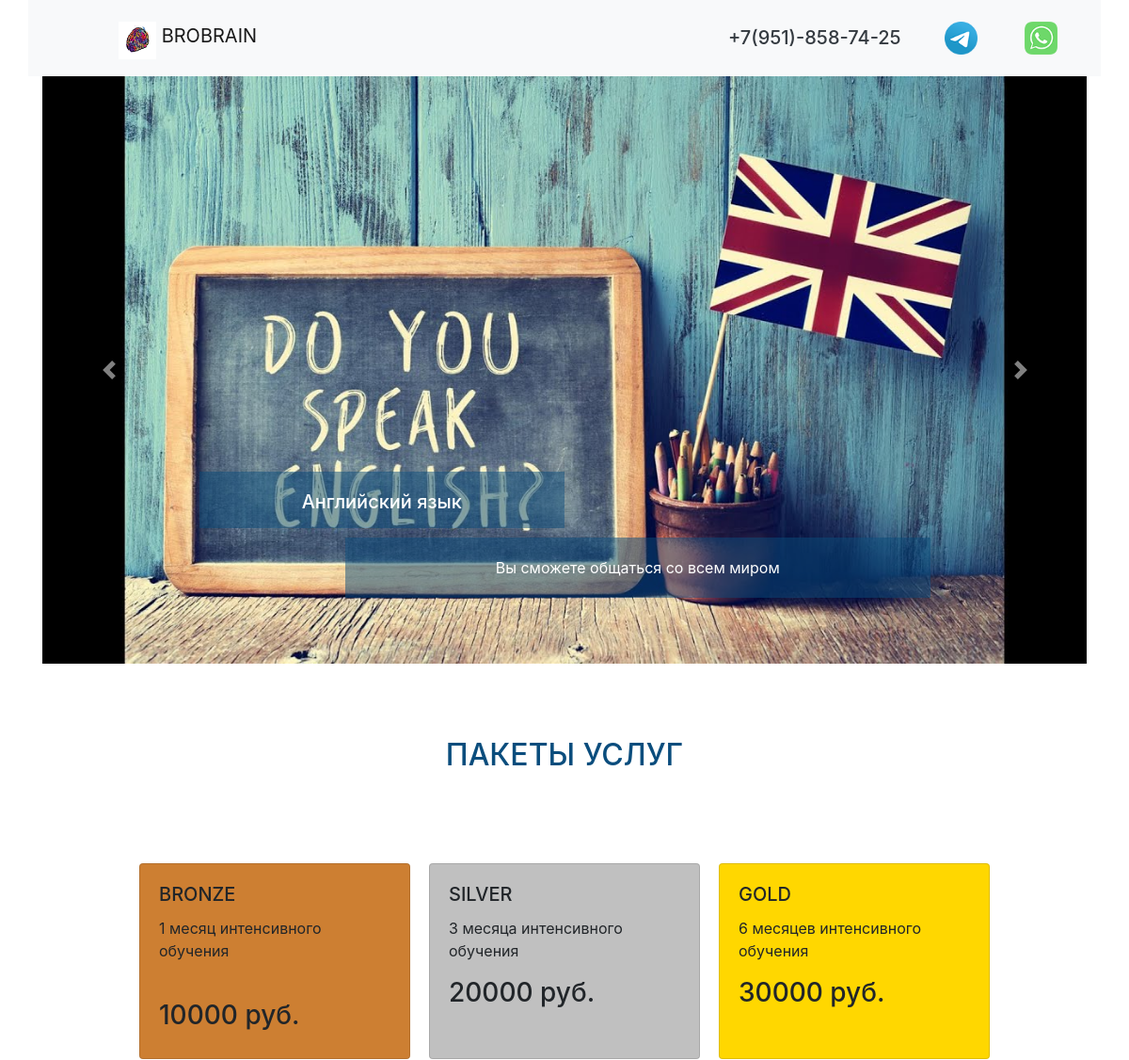
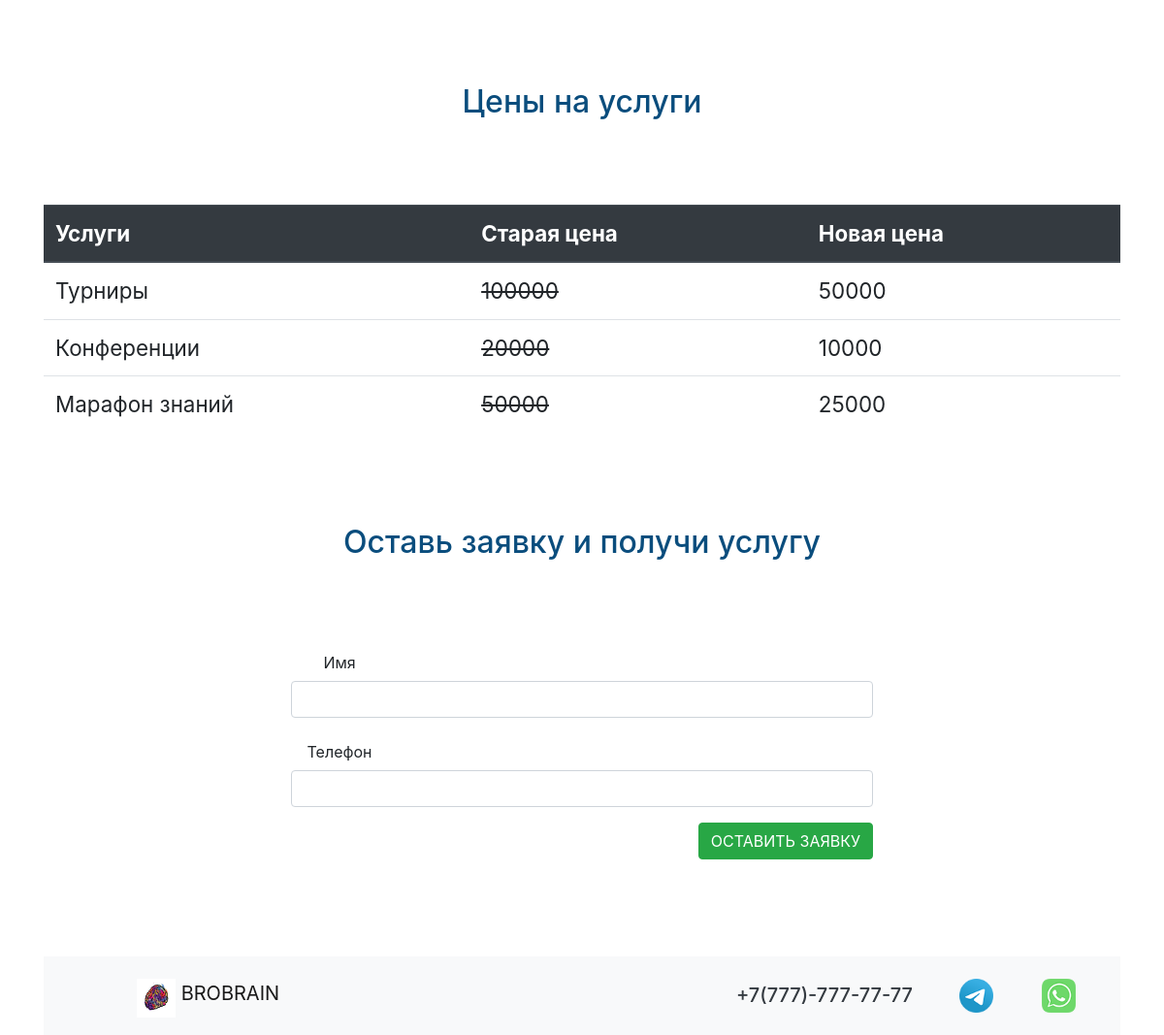
The page / on the database its author committed (2 pictures, top to bottom).
### cms/models.py (models this page shows, shortened)
class CmsSlider(models.Model):
    cms_img = models.ImageField(upload_to='sliderimg/')
    cms_title = models.CharField(max_length=200, verbose_name='Заголовок')
    cms_text = models.CharField(max_length=200, verbose_name='Текст')
    cms_css = models.CharField(max_length=200, null=True, default='-', verbose_name='Текст')
    class Meta:
        verbose_name = 'Слайд'
        verbose_name_plural = 'Слайды'

### price/models.py (models this page shows, shortened)
class PriceCard(models.Model):
    pc_value = models.CharField(max_length=20, verbose_name='Цена')
    pc_description = models.CharField(max_length=20, verbose_name='Описание')
    def __str__(self):
        return self.pc_value
    class Meta:
        verbose_name = 'Цены'
        verbose_name_plural = 'Цены'

class PriceTable(models.Model):
    pt_title = models.CharField(max_length=20, verbose_name='Услуга')
    pt_old_price = models.CharField(max_length=20, verbose_name='Старая цена')
    pt_new_price = models.CharField(max_length=20, verbose_name='Новая цена')
    class Meta:
        verbose_name = 'Услугу'
        verbose_name_plural = 'Услуги'

### crm/views.py (the view)
# urls.py: path('', views.first_page),
def first_page(request):
    slider_list = CmsSlider.objects.all()
    pc_1 = PriceCard.objects.get(pk=4)
    pc_2 = PriceCard.objects.get(pk=2)
    pc_3 = PriceCard.objects.get(pk=3)
    price_table = PriceTable.objects.all()
    form = OrderForms()
    dict_obj = {'slider_list': slider_list,
                'pc_1': pc_1,
                'pc_2': pc_2,
                'pc_3': pc_3,
                'price_table': price_table,
                'form': form
                }
    return render(request, './index.html', dict_obj)

### crm/forms.py
class OrderForms(forms.Form):
    name = forms.CharField(max_length=100, required=False, widget=forms.TextInput(attrs= {'class': 'form-control'}))
    phone = forms.CharField(max_length=100, required=False, widget=forms.TextInput(attrs= {'class': 'form-control'}))

### template/index.html (shortened to what this page needs)
{% extends 'base.html' %}
{% load static %}
{% block index %}
	{% include 'carusel.html' %}
	{% include 'price.html' %}
  	<section>
  		<div class="container class_form">
  			<h1 class="text-3">Оставь заявку и получи услугу</h1>
  			<div class="row justify-content-center">
  			<form action="{% url 'thanks_page' %}" method="POST" style="width: 50%;">
			  <div class="form-group row">
			    <label for="inputEmail3" class="col-sm-2 col-form-label">Имя</label><br>
			      {{ form.name }}
			  </div>
			  <div class="form-group row">
			    <label for="inputEmail3" class="col-sm-2 col-form-label">Телефон</label><br>
				  {{ form.phone }}
			  </div>
			  <div style="float: right;" class="form-group row">
			      <button type="submit" class="btn btn-success">ОСТАВИТЬ ЗАЯВКУ</button>
			  </div>
			</form>
			</div>
  		</div>
  	</section>
{% endblock %}

### template/base.html (shortened to what this page needs)
{% load static %}
<!doctype html>
<html lang="ru">
  <head>
    <link href="{% static 'external.css'%}" rel="stylesheet">
    <link rel="stylesheet" href="https://cdn.jsdelivr.net/npm/bootstrap@4.5.3/dist/css/bootstrap.min.css">
  </head>
  <body>
	<nav class="navbar navbar-light bg-light container">
	  <a class="navbar-brand logo-top" href="#">
	    <img src="{% static '/img/mozgi.jpg' %}" width="40" height="40" class="d-inline-block align-top" alt="" loading="lazy">
	    BROBRAIN
	  </a>
	  <div class="contact-top">
                <a class="whatsapp-number" href="https://web.whatsapp.com/"></a>
                <a class="telegram-number" href="https://t.me/"></a>
              <a class="phone-number text-dark" href="tel:+79518587425">
              	<h5>+7(951)-858-74-25</h5></a>
      </div>
	</nav>
{% block index %}
{% endblock %}
<footer>
  		<div class="container">
  			<nav class="navbar navbar-light bg-light container">
			    <a class="navbar-brand logo-top" href="#">
			    	<img src="{% static '/img/mozgi.jpg' %}" width="40" height="40" class="d-inline-block align-top" alt="" loading="lazy">
			    	BROBRAIN
			    </a>
	  			<div class="contact-top">
	                <a class="whatsapp-number" href="https://web.whatsapp.com/"></a>
	                <a class="telegram-number" href="https://t.me/"></a>
	              	<a class="phone-number text-dark" href="tel:+79518587425">
	              	<h5>+7(777)-777-77-77</h5></a>
      			</div>
			</nav>
  		</div>
  	    </footer>
  </body>
</html>

### template/carusel.html (shortened to what this page needs)
{% load static %}
<section>
  		<div id="carouselExampleCaptions" class="carousel slide container" data-ride="carousel">
		  <div class="carousel-inner">
			  {% for slide in slider_list %}
		    <div class="carousel-item {{ slide.cms_css }}">
		      <img src="{{ slide.cms_img.url }}" class="d-block w-100"  alt="...">
		      <div class="carousel-caption d-none d-md-block">
		        <h5 class="slaider_h">{{ slide.cms_title }}</h5>
		        <p class="slaider_p">{{ slide.cms_text }}</p>
		      </div>
		    </div>
			{% endfor %}
		  </div>
		  <a class="carousel-control-prev" href="#carouselExampleCaptions" role="button" data-slide="prev">
		    <span class="carousel-control-prev-icon" aria-hidden="true"></span>
		  </a>
		  <a class="carousel-control-next" href="#carouselExampleCaptions" role="button" data-slide="next">
		    <span class="carousel-control-next-icon" aria-hidden="true"></span>
		  </a>
		</div>
  	</section>

### template/price.html
  	<section>
  		<div class="container">
  			<h1 class="text-3">ПАКЕТЫ УСЛУГ</h1>
  			<div class="row justify-content-center">
  				<div class="card product_card" style="width: 18rem; background-color: #cd7f32;">
				  <div class="card-body">
				    <h5 class="card-title">BRONZE</h5>
				    <p class="card-text">1 месяц интенсивного обучения</p><br>
				    <h3>{{ pc_1 }} руб.</h3>
				  </div>
				</div>
				<div class="card product_card" style="width: 18rem; background-color: #c0c0c0;">
				  <div class="card-body">
				    <h5 class="card-title">SILVER</h5>
				    <p class="card-text">3 месяца интенсивного обучения</p>
				    <h3>{{ pc_2 }} руб.</h3>
				  </div>
				</div>
				<div class="card product_card" style="width: 18rem; background-color: #ffd700;">
				  <div class="card-body">
				    <h5 class="card-title">GOLD</h5>
				    <p class="card-text">6 месяцев интенсивного обучения</p>
				    <h3>{{ pc_3 }} руб.</h3>
				  </div>
				</div>
  			</div>
  		</div>
  	</section>
  	<section>
  		<div class="container">
  			<h1 class="text-3">Цены на услуги</h1>
  			<table class="table table_one">
			  <thead class="thead-dark">
			    <tr>
			      <th scope="col">Услуги</th>
			      <th scope="col">Старая цена</th>
			      <th scope="col">Новая цена</th>
			    </tr>
			  </thead>
			  <tbody>
			  {% for obj in price_table %}
			    <tr>
			      <td>{{ obj.pt_title }}</td>
			      <td><del>{{ obj.pt_old_price }}</del></td>
			      <td>{{ obj.pt_new_price }}</td>
			    </tr>
			  {% endfor %}
			  </tbody>
			</table>
  		</div>
  	</section>

### website/static/external.css (style rules this page uses)
.logo-top { width: 100px; height: 40px; float: left; margin: 0px 0px 5px 80px; }
.phone-number { width: 200px; height: 40px; float: right; margin: 20px 10px 5px 20px; }
.whatsapp-number { width: 35px; height: 35px; float: right; margin: 15px 30px 5px 20px; background: url(./img/wa-image-color.png) no-repeat center top / cover; transition: 0.5s ease-in-out; }
.telegram-number { width: 35px; height: 35px; float: right; margin: 15px 30px 5px 20px; background: url(./img/tg-image-color.png) no-repeat center top / cover; transition: 0.5s ease-in-out; }
.slaider_h { height: 60px; width: 50%; margin: 30px 0px 10px 0px; padding-top: 20px; background-color: rgba(10, 77, 125, 0.5); text-align: center; }
.slaider_p { height: 100%; width: 80%; float: right; margin: 0px 0px 30px 0px; padding-top: 20px; padding-bottom: 20px; background-color: rgba(10, 77, 125, 0.5); text-align: center; }
.text-3 { color: rgb(10, 77, 125); font-size: 2em; text-align: center; padding-top: 7%; padding-bottom: 7%; }
.product_card { margin: 10px; }
.table_one { font-size: 1.4em; }
.class_form { text-align: center; padding-bottom: 7%; }

### rows shown on the page
CmsSlider: cms_img (picture), cms_title "Английский язык", cms_text "Вы сможете общаться со всем миром"
PriceCard: pc_value "10000"
PriceCard: pc_value "20000"
PriceCard: pc_value "30000"
PriceTable: pt_title "Турниры", pt_old_price "100000", pt_new_price "50000"
PriceTable: pt_title "Конференции", pt_old_price "20000", pt_new_price "10000"
PriceTable: pt_title "Марафон знаний", pt_old_price "50000", pt_new_price "25000"
